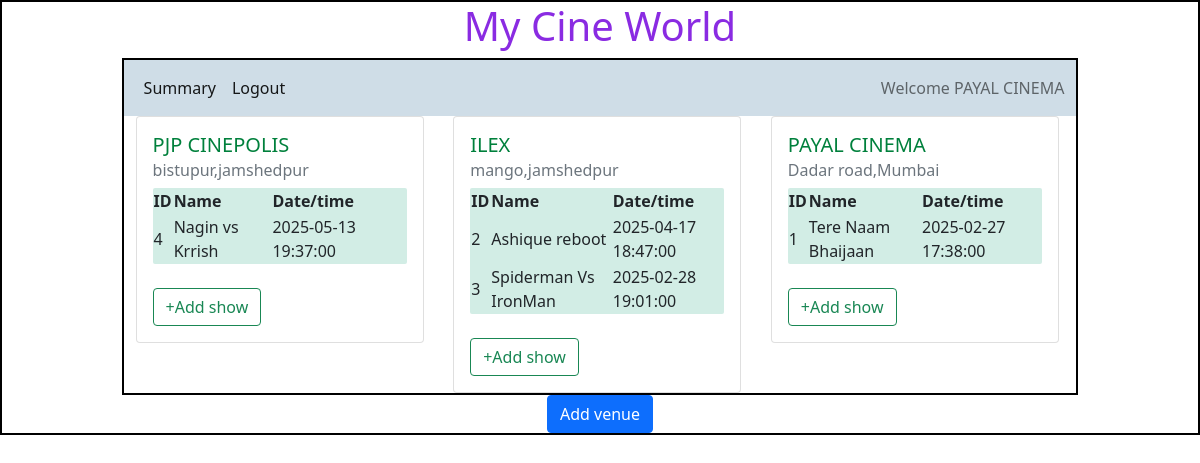
/admin/PAYAL CINEMA, run on the app's committed database.
### backend/models.py (models this page shows)
class Theatre(db.Model):
    __tablename__="theatre"
    id=db.Column(db.Integer,primary_key=True)
    name=db.Column(db.String,nullable=False)
    location=db.Column(db.String,nullable=False)
    pin_code=db.Column(db.Integer,nullable=False)
    capacity=db.Column(db.Integer,nullable=False)
    show=db.relationship("Show",cascade="all,delete",backref="theatre",lazy=True) #theater can acess all of his show

class Show(db.Model):
    __tablename__="show"
    id=db.Column(db.Integer,primary_key=True)
    name=db.Column(db.String,nullable=False)
    tags=db.Column(db.String,nullable=False)
    rating=db.Column(db.Integer,default=0)
    ticket_price=db.Column(db.Float,default=0.0)
    date_time=db.Column(db.DateTime,nullable=False)
    theatre_id=db.Column(db.Integer,db.ForeignKey("theatre.id"),nullable=False)
    tickets=db.relationship("Ticket",cascade="all,delete",backref="show",lazy=True)#show can access all of his tickets

### backend/controller.py (the view)
@app.route("/admin/<name>")
def admin_dashboard(name):
    theatres =get_theatres()
    return render_template("admin_dashboard.html",name=name,theatres=theatres)

### backend/controller.py (called while the page is built)
def get_theatres():
    theatres=Theatre.query.all()
    return theatres

### templates/admin_dashboard.html (shortened to what this page needs)
<!DOCTYPE html>
<html lang="en">
<head>
    <link rel="stylesheet" href="/static/styles/style.css">
    <link href="https://cdn.jsdelivr.net/npm/bootstrap@5.0.2/dist/css/bootstrap.min.css" rel="stylesheet">
</head>
<body>
    <div id="container">
      <h1 id="heading">My Cine World</h1>
        <div id="panel">
          <nav class="navbar navbar-expand-lg navbar-light" style="background-color: #cfdde7;" >
            <div class="container-fluid">
              <div  class="collapse navbar-collapse" id="navbarText">
                <ul class="navbar-nav me-auto mb-2 mb-lg-0">
                  <li class="nav-item">
                    <a class="nav-link active" aria-current="page" href="#">Summary</a>
                  </li>
                  <li class="nav-item">
                    <a class="nav-link active" href="/login">Logout</a>
                  </li>
                </ul>
                <span class="navbar-text">
                  Welcome {{name}}
                </span>
              </div>
            </div>
          </nav>
     <div class="container">
      {%if theatres%}
      <div class="row">
        {%for theatre in theatres%}
        <div class="col">
          <div class="card" style="width: 18rem;">
              <div class="card-body">
                <div id="theatre-name"><h5 class="card-title">{{theatre.name}}</h5></div>
                <h6 class="card-subtitle mb-2 text-muted">{{theatre.location}}</h6>
                {%if theatre.show%}
                <table id="show-table">
                  <tr>
                    <th>ID</th>
                    <th>Name</th>
                    <th>Date/time</th>
                  </tr>
                  {%for show in theatre.show%}
                  <tr>
                    <td>{{show.id}}</td>
                    <td>{{show.name}}</td>
                    <td>{{show.date_time}}</td>
                  </tr>
                  {%endfor%}
                </table>
                {%else%}
                <p>No show here</p>
                {%endif%}
                <br>
                <a href="/show/{{theatre.id}}/{{name}}" type="button" class="btn btn-outline-success">+Add show</a>
              </div>
            </div>
        </div>
        {%endfor%}
      </div>
      {%else%}
      <h3>No Venue available</h3>
      {%endif%}
    </div>
        </div>
        <div class="d-flex justify-content-md-center">
          <a href="/venue/{{name}}" type="button"  class="btn btn-primary  d-flex justify-content-center">Add venue</a>
        </div>
    </div>
</body>
</html>

### static/styles/style.css (style rules this page uses)
* { margin: 0px; }
#container,#panel { border: 2px solid black; }
#panel { width: 80%; height: auto; margin: auto; }
#heading { color: blueviolet; text-align: center; }
#show-table { background-color: rgb(210, 237, 229); border-radius: 2px; }
#theatre-name { color: rgb(0, 128, 60); }

### data on the page
Theatre: name "PAYAL CINEMA", location "Dadar road,Mumbai"
Theatre: name "PJP CINEPOLIS", location "bistupur,jamshedpur"
Show: id "4", name "Nagin vs Krrish", date_time "2025-05-13 19:37:00"
Theatre: name "ILEX", location "mango,jamshedpur"
Show: id "2", name "Ashique reboot", date_time "2025-04-17 18:47:00"
Show: id "3", name "Spiderman Vs IronMan", date_time "2025-02-28 19:01:00"
Show: id "1", name "Tere Naam Bhaijaan", date_time "2025-02-27 17:38:00"
